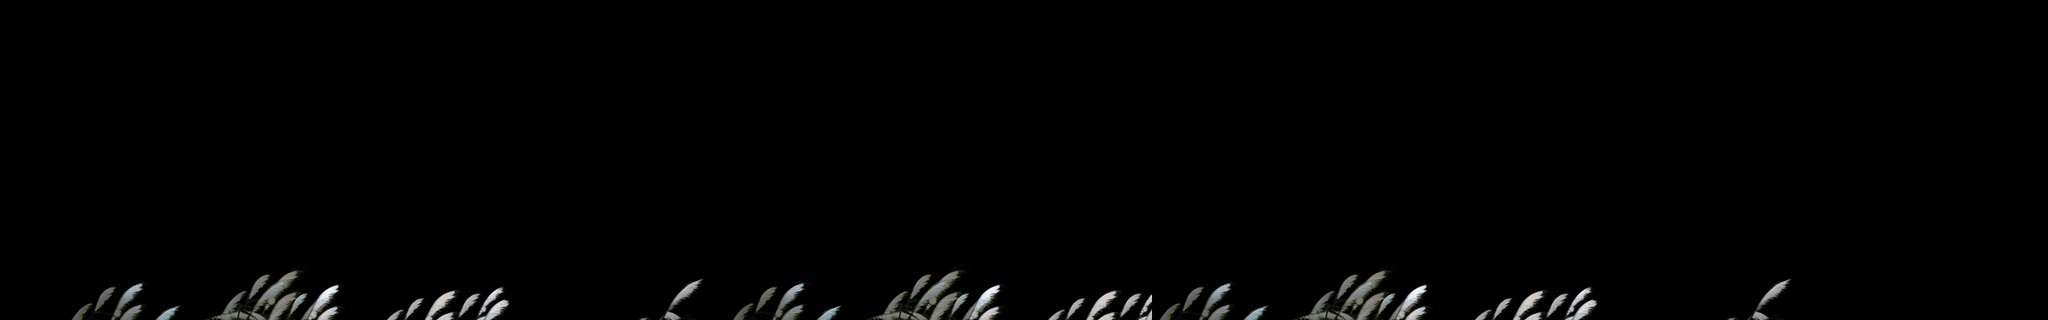

A 2D game scene composited from a Tiled map and its tileset images. What follows is a short description and the map's XML, with each tile layer's data collapsed to a summary:
An orthogonal 96x15 tile map with 32x32 px tiles, 1 tile layer (close), 2 tilesets.

<map version="1.0" orientation="orthogonal" renderorder="right-down" width="96" height="15" tilewidth="32" tileheight="32">
 <tileset firstgid="1" name="pingyuan_close" tilewidth="32" tileheight="32">
  <image source="close/pingyuan_close.png" width="1024" height="116" />
 </tileset>
 <tileset firstgid="97" name="zhaoze_close1" tilewidth="32" tileheight="32">
  <image source="close/zhaoze_close1.png" width="1024" height="500" />
 </tileset>
 <layer name="close" width="96" height="15">
  <data>[1440 cells, 249 non-empty, 96 distinct tile ids]</data>
 </layer>
</map>
